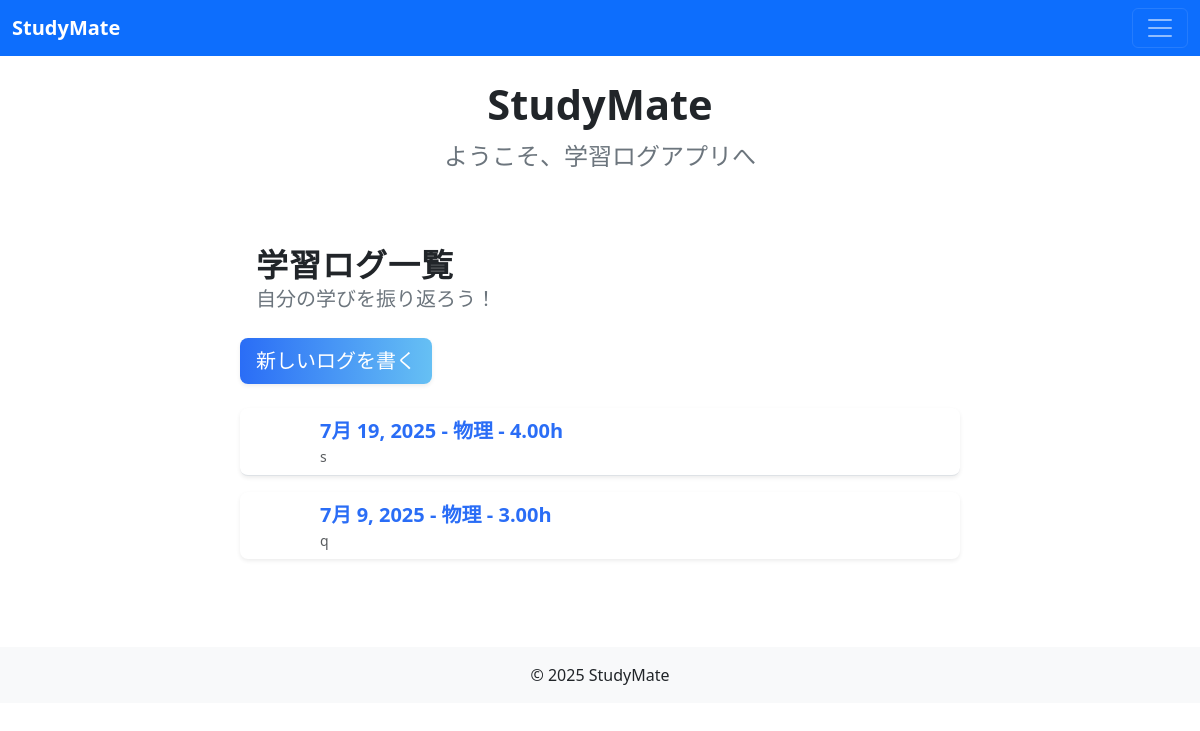
Page /log_list/ (signed in) on the earlier database version.
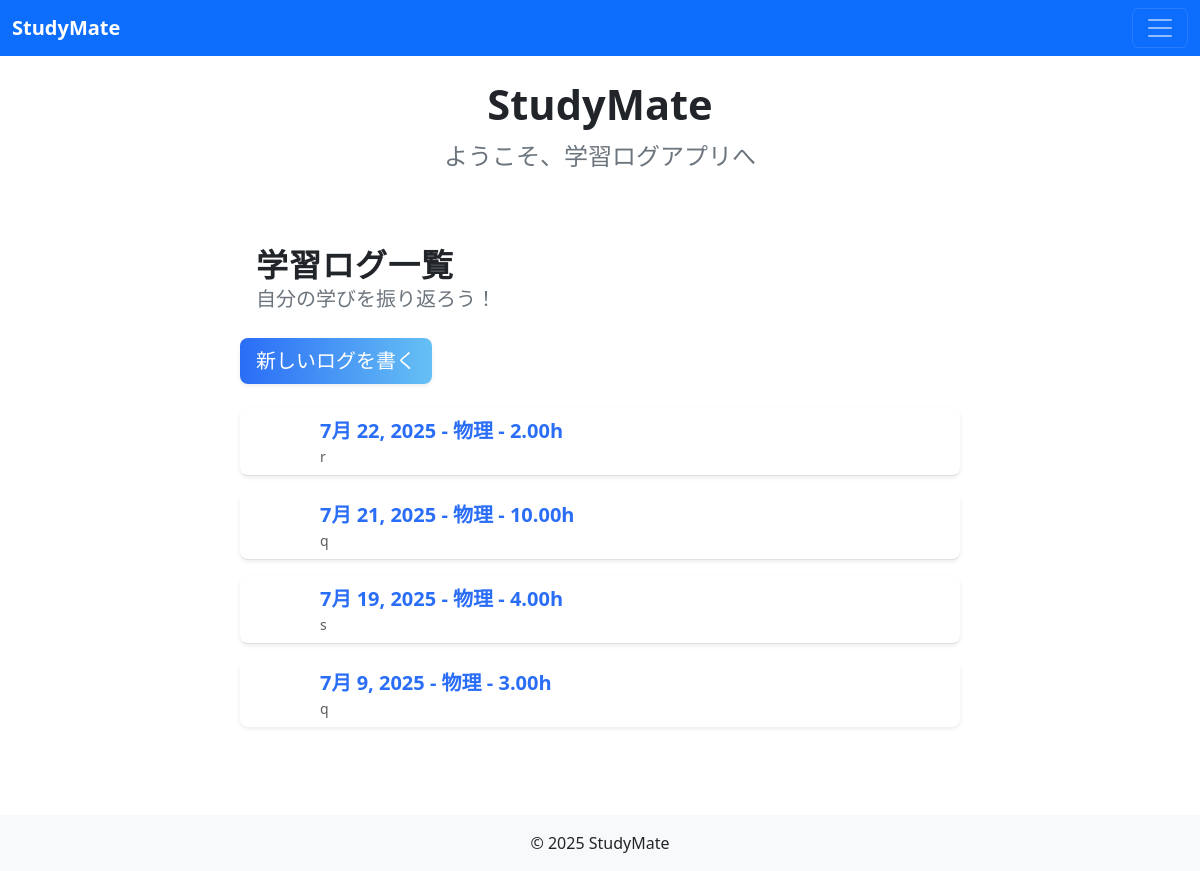
Same page on the later database version.
### helloworld/models.py (models this page shows, shortened)
class StudyLog(models.Model):
    SUBJECT_CHOICES = (
        ('math', '数学'),
        ('physics', '物理'),
        ('prog', 'プログラミング'),
    )
    user = models.ForeignKey(User, on_delete=models.CASCADE)
    date = models.DateField()
    subject = models.CharField(max_length=30, choices=SUBJECT_CHOICES)
    hours = models.DecimalField(max_digits=4, decimal_places=2)
    comment = models.TextField(blank=True)

### helloworld/views.py (the view)
# urls.py: path('log_list/', views.log_list, name='log_list'),
@login_required
def log_list(request):
    logs = StudyLog.objects.filter(user=request.user).order_by('-date')
    return render(request, 'snippets/log_list.html', {'logs': logs})

### helloworld/templates/snippets/log_list.html (shortened to what this page needs)
{% extends "snippets/base.html" %}
{% block content %}
<div class="container py-5">
    <div class="row justify-content-center">
        <div class="col-lg-8">
            <div class="d-flex align-items-center mb-4">
                <div>
                    <h2 class="fw-bold mb-0" style="letter-spacing: 1px;">学習ログ一覧</h2>
                    <div class="fs-5 text-secondary">自分の学びを振り返ろう！</div>
                </div>
            </div>
            <div class="mb-4">
                <a href="{% url 'log_new' %}" class="btn btn-lg btn-gradient-primary shadow-sm">
                     新しいログを書く
                </a>
            </div>
            <ul class="list-group list-group-flush">
                {% for log in logs %}
                    <li class="list-group-item mb-3 shadow-sm rounded-3 log-card" style="background: #fff;">
                        <div class="d-flex align-items-center">
                            <div class="flex-grow-1 ms-3">
                                <a href="{% url 'log_detail' log.pk %}" class="fs-5 fw-semibold log-link">{{ log.date }} - {{ log.get_subject_display }} - {{ log.hours }}h</a>
                                <div class="text-muted small">
                                    {{ log.comment|truncatechars:32 }}
                                </div>
                            </div>
                        </div>
                    </li>
                {% empty %}
                    <li class="list-group-item text-center py-5 bg-light rounded-3 border-0">
                        <i class="bi bi-emoji-frown fs-1 text-secondary"></i><br>
                        <span class="text-secondary">まだ学習ログがありません。</span>
                    </li>
                {% endfor %}
            </ul>
        </div>
    </div>
</div>
{% endblock %}

### helloworld/templates/snippets/base.html (shortened to what this page needs)
{% load static %}
{% load django_bootstrap5 %}
<!DOCTYPE html>
<html lang="ja">
<head>
    <link rel="stylesheet" href="https://cdn.jsdelivr.net/npm/bootstrap@5.3.3/dist/css/bootstrap.min.css">
    <link rel="stylesheet" href="{% static 'snippets/css/style.css' %}">
</head>
<body>
<nav class="navbar navbar-dark bg-primary">
    <div class="container-fluid">
        <a class="navbar-brand fw-bold" href="{% url 'log_list' %}">StudyMate</a>
        <button class="navbar-toggler" type="button" data-bs-toggle="collapse" data-bs-target="#mainNavbar" aria-controls="mainNavbar" aria-expanded="false" aria-label="Toggle navigation">
            <span class="navbar-toggler-icon"></span>
        </button>
    </div>
</nav>
<header class="text-center my-4">
    <h1 class="fw-bold" style="font-size: 2.6rem;">StudyMate</h1>
    <div class="fs-4 text-secondary">ようこそ、学習ログアプリへ</div>
</header>
<main class="container my-4">
    {% block content %}
    {% endblock %}
</main>
<footer class="bg-light text-center py-3 mt-auto">
    © 2025 StudyMate
</footer>
</body>
</html>

### helloworld/static/snippets/css/style.css (style rules this page uses)
.btn-gradient-primary { background: linear-gradient(90deg, #2a6df6 0%, #66c0f4 100%); border: none; color: #fff; transition: 0.2s; }
.log-card { transition: box-shadow 0.2s, transform 0.1s; }
.log-link { text-decoration: none; color: #2a6df6; transition: color 0.15s; }

Differences in the rows shown:
added StudyLog: date "7月 22, 2025", subject "物理", hours "2.00", comment "r"
added StudyLog: date "7月 21, 2025", subject "物理", hours "10.00", comment "q"
